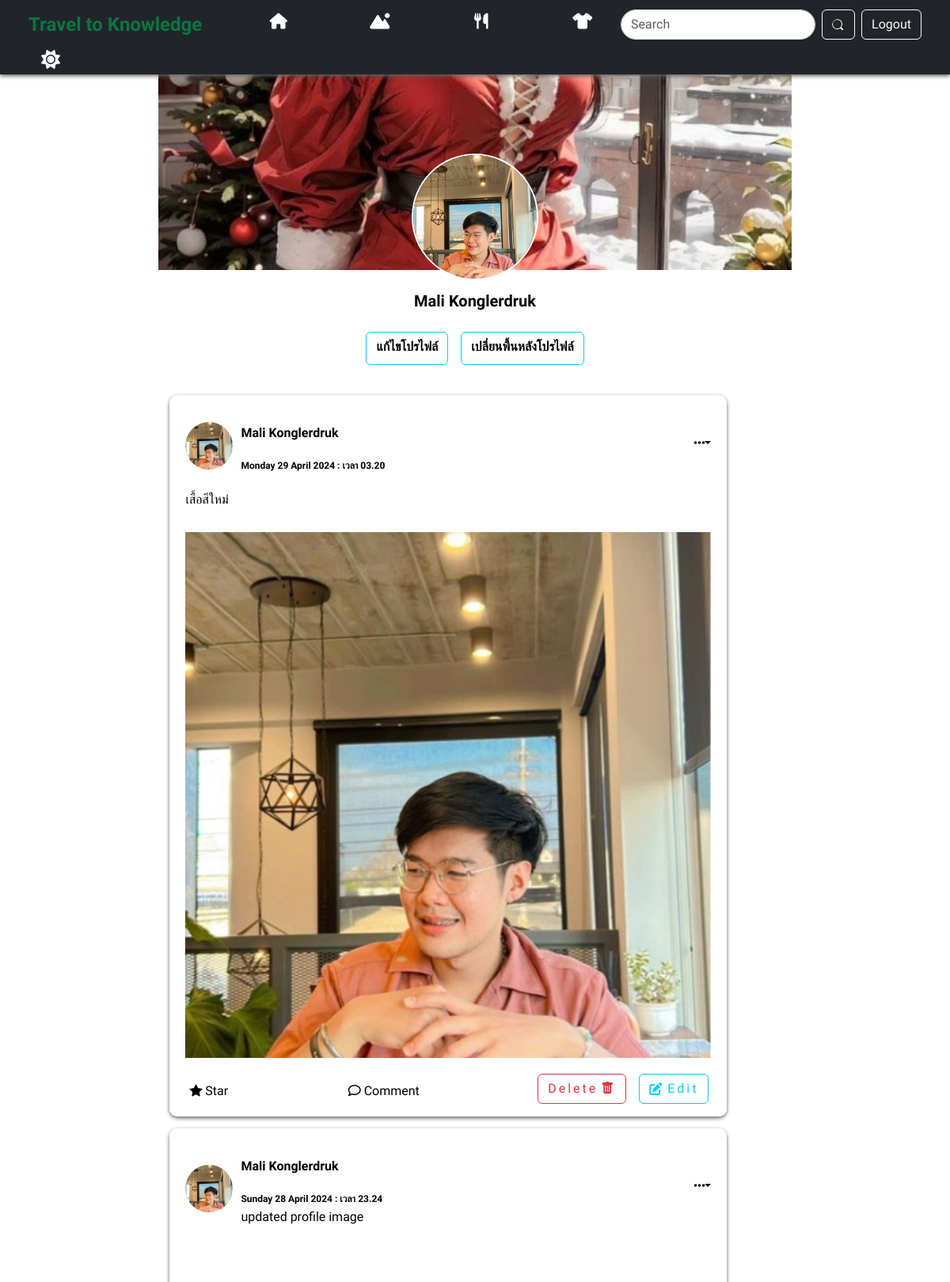
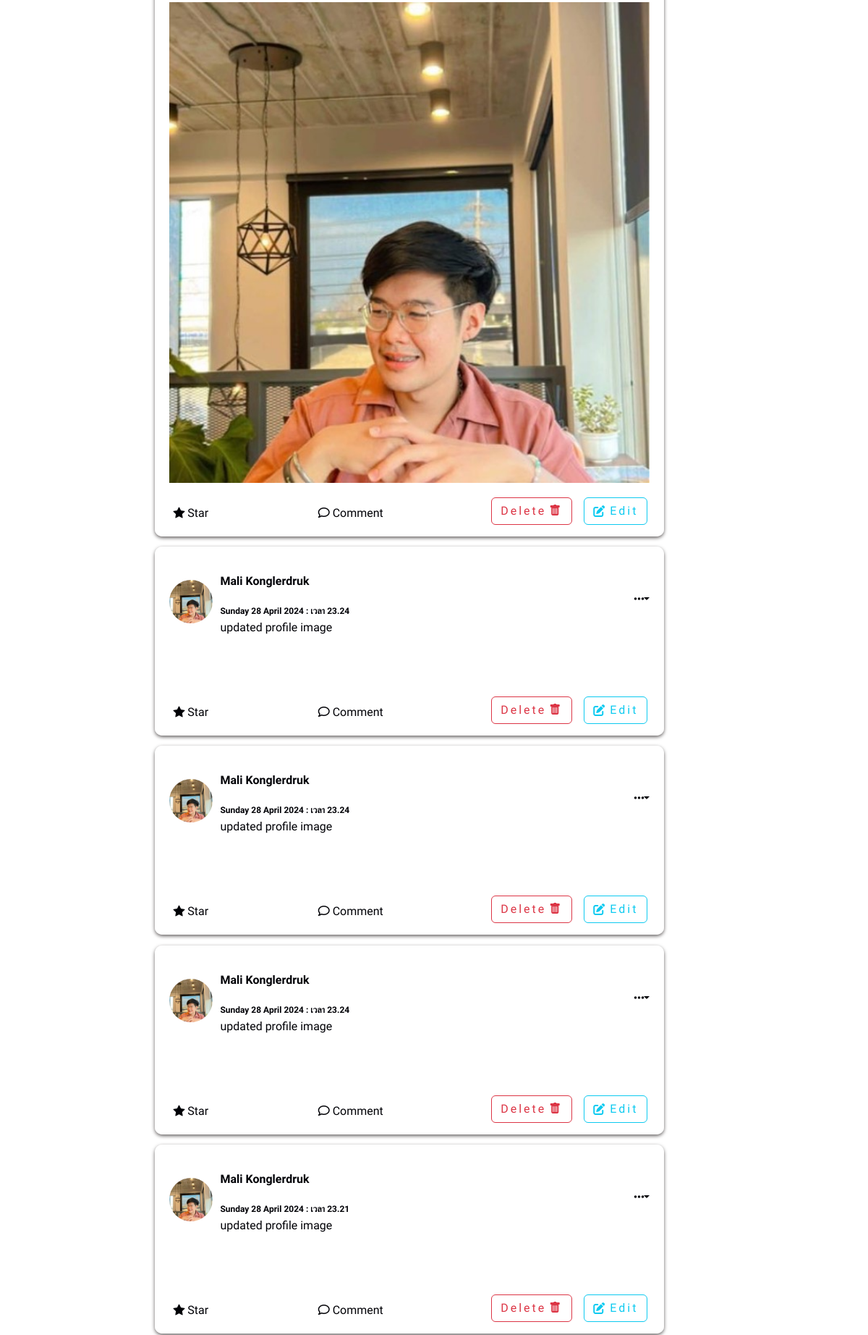
/Profilepage.php (signed in, upper part), run on the app's committed database (2 pictures, top to bottom).
### tables this page shows
CREATE TABLE `users` (
  `id` int(10) NOT NULL,
  `userid` bigint(19) NOT NULL,
  `url_address` varchar(100) NOT NULL,
  `email` varchar(255) NOT NULL,
  `password` varchar(255) NOT NULL,
  `first_name` varchar(255) NOT NULL,
  `last_name` varchar(255) NOT NULL,
  `urole` varchar(255) NOT NULL,
  `profile_image` varchar(1000) NOT NULL,
  `cover_image` varchar(1000) NOT NULL,
  `created_at` timestamp NOT NULL DEFAULT current_timestamp() ON UPDATE current_timestamp()
);

CREATE TABLE `posts` (
  `id` bigint(19) NOT NULL,
  `postid` bigint(19) NOT NULL,
  `user_id` bigint(19) NOT NULL,
  `post` text NOT NULL,
  `image` varchar(500) NOT NULL,
  `comments` int(11) NOT NULL,
  `category` varchar(255) NOT NULL,
  `likes` int(11) NOT NULL,
  `has_image` tinyint(1) NOT NULL,
  `date` timestamp NOT NULL DEFAULT current_timestamp() ON UPDATE current_timestamp(),
  `is_profile_image` tinyint(1) NOT NULL,
  `is_cover_image` tinyint(1) NOT NULL
);

### image.php (called while the page is built, shortened)
<?php
class Image
{
    public function get_thumb_profile($filename)
    {
        $thumbnail = $filename . "_profile_thumb.jpg";
        if(file_exists( $thumbnail))
        {
            return  $thumbnail;
        }
    }
    public function get_thumb_post($filename)
    {
        $thumbnail = $filename . "_post_thumb.jpg";
        if(file_exists( $thumbnail))
        {
            return  $thumbnail;
        }
    }
}

### post.php (called while the page is built, shortened)
<?php
require_once 'config/db.php';
require_once 'user.php';
class Post
{
    public function get_posts($id)
    {
        global $conn;
        $query = $conn->prepare("SELECT * FROM posts WHERE user_id = :id ORDER BY id DESC LIMIT 10");
        $query->bindParam(":id", $id);
        try {
            $query->execute();
            return $query->fetchAll(PDO::FETCH_ASSOC);
        } catch (PDOException $e) {
            $this->error = "Error fetching posts: " . $e->getMessage();
            return false;
        }
    }
    public function i_own_post($postid,$user_login)
    {
        global $conn;
        $query = $conn->prepare("SELECT * FROM posts WHERE postid = :postid  LIMIT 1");
        $query->bindParam(":postid", $postid,PDO::PARAM_INT);
        $query->execute();
        $result = $query->fetch(PDO::FETCH_ASSOC);
        if(is_array($result))
        {
            if($result['user_id'] == $user_login)
            {
                return true;
            }
        }
        return false;
    }
}

### user.php (called while the page is built, shortened)
<?php
require_once 'config/db.php';
class User
{
public function getUsers($id)
{
    global $conn;
    $query = $conn->prepare("SELECT * FROM users WHERE userid = :id LIMIT 1");
    $query->bindParam(":id", $id, PDO::PARAM_INT);
    $query->execute();
    $result = $query->fetch(PDO::FETCH_ASSOC);
    if ($result) {
        return $result;
    } else {
        return false;
    }
}
}
?>

### function.php (the view, shortened to what this page needs)
<?php
require_once 'autoload.php';
if (isset($_SESSION['user_login'])) {
  $user_session_id = $_SESSION['user_login'];
  $stmt = $conn->prepare("SELECT * FROM users WHERE id = :user_session_id");
  $stmt->bindParam(':user_session_id', $user_session_id);
  $stmt->execute();
  $row = $stmt->fetch(PDO::FETCH_ASSOC);
  if ($row) {
    $user_id = $row['userid'];
  } else {
    $_SESSION['error'] = 'ผู้ใช้ไม่ถูกต้อง';
    header('location: logout.php');
    exit();
  }
} else {
  $_SESSION['error'] = 'กรุณาเข้าสู่ระบบ!!';
  header('location: login.php');
  exit();
}
?>
<div class="post">
  <?php
  $image = "images/istockphoto-1337144146-612x612.jpg";
  if (file_exists($row['profile_image'])) {
    $image_class = new Image();
    $image = $image_class->get_thumb_profile($row['profile_image']);
  }
  if (file_exists($ROW_USER['profile_image'])) {
    $image = $image_class->get_thumb_profile($ROW_USER['profile_image']);
  }
  ?>
  <div class="post-top">
    <div class="mt-2 dp">
      <img class="img-fluid col-sm-12 col-md col-lg col-xl" src="<?php echo $image ?>" type="images" alt="">
    </div>
    <div class="post-info">
    <p class="name font-weight-bolder mt-3">
        <a href="./Profilepage.php" class="nav-link">
            <?php echo $ROW_USER['first_name'] . " " . $ROW_USER['last_name'] ?>
        </a>
    </p>
    <span class="time">
        <?php
        $timestamp = strtotime($ROW['date']);
        $formattedDate = strftime(' %A %e %B %Y : เวลา %H.%M', $timestamp);
        echo $formattedDate;
        ?>
      </span>
    <?php
    if ($ROW['is_profile_image']) {
        echo "<br>";
        echo "<span style='font-weight:normal;coloe:#aaa;'>updated profile image</span>";
    }
    ?>
</div>
    <i class="fas fa-ellipsis-h dropdown-toggle" id="dropdownMenuButton1" data-bs-toggle="dropdown"
      aria-expanded="false"></i>
  </div>
  <div class="post-content">
    <?php echo $ROW['post'] ?>
    <br><br>
    <?php
    if (file_exists($ROW['image'])) {
      $image_class = new Image();
      $post_image = $image_class->get_thumb_post($ROW['image']);
      echo "<img src='$post_image' style='width:100%;'/>";
    }
    ?>
  </div>
  <div class="post-bottom">
    <div class="action">
      <i class="bi bi-star-fill"></i>
      <span>Star</span>
    </div>
    <div class="action">
      <i class="far fa-comment"></i>
      <span>Comment</span>
    </div>
    <div class="containericon d-flex align-content-center">
      <?php
      $post = new Post();
      if ($post->i_own_post($ROW['postid'], $user_id)) {
        echo "
        <a href='delete.php?id=$ROW[postid]'class='btn-post btn btn-outline-danger mx-2 d-flex edit-btn'>
        <div  style='font-size: 16px;'>Delete</div>
        <i class='bi bi-trash-fill  '></i>
        </a>
        <a href='edit.php?id=$ROW[postid]'class='btn-post d-flex btn btn-outline-info mx-2 edit-btn' style='text-decoration: none;'>
        <i class='fa-solid fa-pen-to-square '></i>
        <div  style='font-size: 16px;'>Edit</div>
        </a>
        ";
      }
      ?>
    </div>
  </div>
</div>

### Profilepage.php (shortened to what this page needs)
<?php
require_once 'autoload.php';
?>
<!DOCTYPE html>
<html lang="en">
<head>
  <link rel="stylesheet" href="./style/main.css">
  <link rel="stylesheet" href="./style/post.css">
  <link rel="stylesheet" href="./style/profilepage.css">
  <link rel="stylesheet" href="https://cdn.jsdelivr.net/npm/bootstrap@5.3.2/dist/css/bootstrap.min.css">
  <link rel="stylesheet" href="https://cdn.jsdelivr.net/npm/bootstrap-icons@1.11.1/font/bootstrap-icons.css">
  <link rel="stylesheet" href="https://cdnjs.cloudflare.com/ajax/libs/font-awesome/6.4.2/css/all.min.css" />
</head>
<body class="backgrounds">
  <header class="pt-1 px-4 w-100 navbar-expand-xxl bg-dark shadows fixed-top">
    <?php
    if (isset($_SESSION['user_login'])) {
      $user_session_id = $_SESSION['user_login'];
      $stmt = $conn->prepare("SELECT * FROM users WHERE id = :user_session_id");
      $stmt->bindParam(':user_session_id', $user_session_id);
      $stmt->execute();
      $row = $stmt->fetch(PDO::FETCH_ASSOC);
      if ($row) {
        $user_id = $row['userid'];
      } else {
        $_SESSION['error'] = 'ผู้ใช้ไม่ถูกต้อง';
        header('location: logout.php');
        exit();
      }
    } else {
      $_SESSION['error'] = 'กรุณาเข้าสู่ระบบ!!';
      header('location: login.php');
      exit();
    }
    $post = new Post();
    $posts = $post->get_posts($user_id);
    $image_class = new Image();
    ?>
    <div class="container-fluid d-flex flex-wrap align-items-center justify-content-center justify-content-sm-start justify-content-start ">
      <div class="logo text-left col-12 col-lg-auto"><a href="./main.php" class="nav-link">Travel to Knowledge</a></div>
      <ul class="nav col-12 col-lg-auto me-lg-auto mb-2 justify-content-center mb-md-0 navbars">
        <li><a href="./main.php" class="nav-link px-2"><i class="fa fa-home"></i></a></li>
        <li><a href="./travel.php" class="nav-link px-2 "><i class="fa-solid fa-mountain-sun"></i></a></li>
        <li><a href="#" class="nav-link px-2"><i class="fa-solid fa-utensils"></i></a></li>
        <li><a href="#" class="nav-link px-2"><i class="fa-solid fa-shirt"></i></a></li>
      </ul>
      <form class="d-flex mt-3 mt-lg-0 " role="search">
        <input class="form-control me-2 rounded-pill" type="search" placeholder="Search" aria-label="Search">
        <button class="btn btn-outline-light me-2" type="submit"></button>
      </form>
      <div class="text-center">
        <button type="button" class="btn btn-outline-light"><a class="nav-link" href="./logout.php" id="logout">Logout</a></button>
      </div>
      <div class="icon text-white me-2 px-3"><i class="fa-solid fa-sun" id="theme"></i></div>
    </div>
  </header>
  <div class="background-profile">
    <div class="bg-top text-center">
      <?php
      $image = "images/istockphoto-1337144146-612x612.jpg";
      if (file_exists($row['profile_image'])) {
        $image =  $image_class->get_thumb_profile($row['profile_image']);
      }
      ?>
      <a href="./change_profile_image.php"><img src="<?php echo $image ?>" id="profile_pic"></a>
      <br>
      <div class="Name-profile"> <?php echo $row['first_name'] . " " . $row['last_name'] ?></div>
      <br>
      <div class="d-flex justify-content-center">
        <div class="change-profile ">
          <button class="btn btn-outline-info me-3"><a href="./change_profile_image.php?change=profile" class="nav-link mb-1  text-center rounded-sm">แก้ไขโปรไฟล์</a></button>
        </div>
        <div class="change-profile">
          <button class="btn btn-outline-info"><a href="./change_profile_image.php?change=cover" class="nav-link mb-1  text-center rounded-sm">เปลี่ยนพื้นหลังโปรไฟล์</a></button>
        </div>
      </div>
      <br>
    </div>
    <div class="d-flex">
      <div style="min-height:400px;flex:1;" class="container-area-profile">
        <?php
        if ($posts) {
          foreach ($posts as $ROW) {
            $user = new User();
            $ROW_USER = $user->getUsers($ROW['user_id']);
            include 'function.php';
          }
        }
        ?>
      </div>
    </div>
  </div>
</body>
</html>

### style/main.css (style rules this page uses)
* { margin: 0; padding: 0; box-sizing: border-box; font-family: "Prompt", sans-serif; }
.backgrounds { background-color: var(--primary-color); }
ul li { padding-left: 3rem; }
.icon { font-size: 1.5rem; cursor: pointer; }
.shadows { box-shadow: 0px 2px 5px rgb(100, 96, 96); }
:root { --primary-color: #fff; --secondary-color: #000106; }
.light-theme { --primary-color: #eee; --secondary-color: #000106; --three-color: #fffffff8; --four-color: #817f7f; }
.navbars li a { width: 5rem; text-align: center; font-size: 1.25rem; color: white; height: 3.4rem; }
.logo { font-family: "Kavoon", cursive; font-size: 1.5rem; color: #0b7542; align-items: center; text-align: center; text-decoration: solid; font-weight: bold; margin-right: auto; }
.post-content img { max-width: 100%; height: auto; }
.dp { width: 40px; height: 40px; border-radius: 50%; overflow: hidden; }
.dp > img { width: 100%; cursor: pointer; }
.bi { cursor: pointer; border-radius: 8px; transition: background-color 0.3s; }
button { font-size: 16px; }

### style/post.css (style rules this page uses)
:root { --primary-color: #fff; --secondary-color: #000106; }
.light-theme { --primary-color: #ffffff; --secondary-color: #000106; --three-color: #fffffff8; --four-color: #817f7f; }
.post { width: 44rem; background:var(--three-color); border-radius:10px; padding:10px; margin:0.9rem; box-shadow: 0px 2px 5px rgb(100, 96, 96); }
.post .post-top { display:flex; align-items: center; padding:10px; }
.post .post-top .dp { width:60px; height:60px; border-radius: 50%; overflow:hidden; }
.post .post-top .dp > img { width:100%; cursor:pointer; }
.post .post-top .post-info { margin-left:10px; font-weight: bold; }
.post .post-top .post-info .name { cursor:pointer; font-size:16px; }
.post .post-top .post-info .time { font-size:12px; cursor:pointer; }
.post .post-top i { margin-left:auto; cursor: pointer; color: var(--secondary-color); }
.post .post-content { font-size:16px; font-weight:normal; padding:10px; }
.post .post-content > img { width:100%; margin:5px 0px; }
.post .post-bottom { box-shadow: 1px solid #ddd; display:flex; justify-content: space-between; padding:5px 5px 0px 5px; color: var(--secondary-color); }
.post .post-bottom .action { padding:10px; border-radius:10px; transition: .3s ease-in; cursor: pointer; }
.post-info { color: var(--secondary-color); }
.post-content { color: var(--secondary-color); }
.edit-btn { height: 38px; justify-content: center; display: flex; align-items: center; }
.btn-post>i { font-size: 16px; }
.btn-post { align-items: center; justify-content: center; gap: 2px; }

### style/profilepage.css (style rules this page uses)
:root { --primary-color: #fff; --secondary-color: #000106; }
.light-theme { --primary-color: #ffffff; --secondary-color: #000106; --three-color: #fffffff8; }
.background-profile { width: 50rem; margin: auto; min-height: 400px; margin-top: 55px; }
.bg-top { color:var(--secondary-color); background-color: var(--primary-color); }
#profile_pic { width: 10rem; margin-top: -10rem; border-radius: 50%; border: solid 2px white; }
.Name-profile { font-size: 1.25rem; font-weight: 700; }

### function.php (style rules this page uses)
* { margin: 0; padding: 0; box-sizing: border-box; font-family: "Prompt", sans-serif; }
.edit-btn { height: 38px; display: flex; justify-content: center; align-items: center; gap: 4px; letter-spacing:3px; }

### data on the page
users: profile_image (picture), first_name "Mali", last_name "Konglerdruk"
posts: users.profile_image (picture), users.first_name "Mali", users.last_name "Konglerdruk", date "Monday 29 April 2024 : เวลา 03.20", post "เสื้อสีใหม่", image (picture)
posts: users.profile_image (picture), users.first_name "Mali", users.last_name "Konglerdruk", date "Sunday 28 April 2024 : เวลา 23.24", is_profile_image "updated profile image", image (picture)
posts: users.profile_image (picture), users.first_name "Mali", users.last_name "Konglerdruk", date "Sunday 28 April 2024 : เวลา 23.24", is_profile_image "updated profile image"
posts: users.profile_image (picture), users.first_name "Mali", users.last_name "Konglerdruk", date "Sunday 28 April 2024 : เวลา 23.24", is_profile_image "updated profile image"
posts: users.profile_image (picture), users.first_name "Mali", users.last_name "Konglerdruk", date "Sunday 28 April 2024 : เวลา 23.24", is_profile_image "updated profile image"
posts: users.profile_image (picture), users.first_name "Mali", users.last_name "Konglerdruk", date "Sunday 28 April 2024 : เวลา 23.21", is_profile_image "updated profile image"
